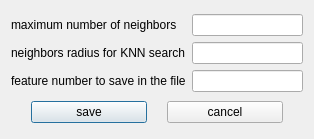
<?xml version="1.0" encoding="UTF-8"?>
<ui version="4.0">
 <class>DialogPointCloudComputeFeatureFPFH</class>
 <widget class="QDialog" name="DialogPointCloudComputeFeatureFPFH">
  <property name="geometry">
   <rect>
    <x>0</x>
    <y>0</y>
    <width>314</width>
    <height>139</height>
   </rect>
  </property>
  <property name="windowTitle">
   <string>Compute Feature FPFH</string>
  </property>
  <layout class="QVBoxLayout" name="verticalLayout">
   <item>
    <layout class="QGridLayout" name="gridLayout">
     <item row="2" column="0">
      <widget class="QLabel" name="label">
       <property name="text">
        <string>neighbors radius for KNN search</string>
       </property>
      </widget>
     </item>
     <item row="0" column="0">
      <widget class="QLabel" name="label2">
       <property name="text">
        <string>maximum number of neighbors</string>
       </property>
      </widget>
     </item>
     <item row="2" column="1">
      <widget class="QLineEdit" name="lineEdit_featureFPFH_radius"/>
     </item>
     <item row="0" column="1">
      <widget class="QLineEdit" name="lineEdit_featureFPFH_pointnumber"/>
     </item>
     <item row="3" column="0">
      <widget class="QLabel" name="label3">
       <property name="text">
        <string>feature number to save in the file</string>
       </property>
      </widget>
     </item>
     <item row="3" column="1">
      <widget class="QLineEdit" name="lineEdit_featureFPFH_savenumber"/>
     </item>
    </layout>
   </item>
   <item>
    <layout class="QHBoxLayout" name="horizontalLayout">
     <property name="spacing">
      <number>20</number>
     </property>
     <property name="leftMargin">
      <number>20</number>
     </property>
     <property name="rightMargin">
      <number>20</number>
     </property>
     <property name="bottomMargin">
      <number>0</number>
     </property>
     <item>
      <widget class="QPushButton" name="saveButton">
       <property name="text">
        <string>save</string>
       </property>
      </widget>
     </item>
     <item>
      <widget class="QPushButton" name="cancelButton">
       <property name="text">
        <string>cancel</string>
       </property>
      </widget>
     </item>
    </layout>
   </item>
  </layout>
 </widget>
 <resources/>
 <connections/>
</ui>
